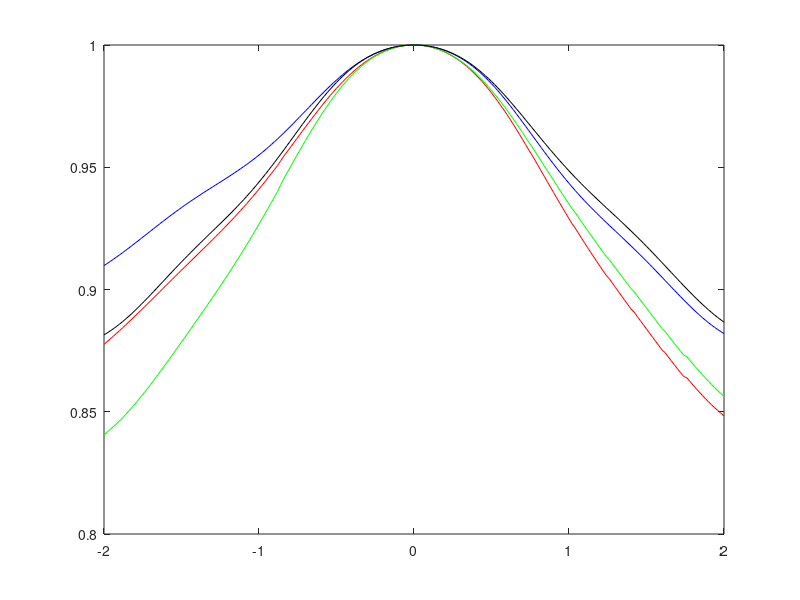

Write the MATLAB code that produced this figure.
STEPSIZE = 1.0; % // must evenly divide 8

x = [0:STEPSIZE:16];
[Y,X] = meshgrid(x,x);

ds = [0:STEPSIZE:8,-8:STEPSIZE:-STEPSIZE];
[yd,xd] = meshgrid(ds);

DS = sqrt(xd.^2+yd.^2);

tol = 1e-5;

MASKWIDTH = 3.0
SIGMOID_STEEPNESS  = 1;
STDEV     =  1

X1 = [8,8]; %//+ rand(1,2);
theta1 = rand()*360;
theta2 = mod( theta1+120 , 360 );
X2 = X1 + 1.4*[cosd(theta1),sind(theta1)]; 
X3 = X1 + 1.4*[cosd(theta2),sind(theta2)]; 
theta3 = mod( theta2-180 + 120 , 360);
theta4 = mod( theta2-180 + 240 , 360);
X4 = X3 + 1.5*[cosd(theta3),sind(theta3)]; 
X5 = X3 + 1.5*[cosd(theta4),sind(theta4)];

% // observed density
d1 = (X-(X1(1))).^2 + (Y-(X1(2))).^2;
d2 = (X-(X2(1))).^2 + (Y-(X2(2))).^2;
d3 = (X-(X3(1))).^2 + (Y-(X3(2))).^2;
d4 = (X-(X4(1))).^2 + (Y-(X4(2))).^2;
d5 = (X-(X5(1))).^2 + (Y-(X5(2))).^2;
fo = exp(-d1/(STDEV*STDEV)) + exp(-d2/(STDEV*STDEV)) + ...
     exp(-d3/(STDEV*STDEV)) + exp(-d4/(STDEV*STDEV)) + ...
     exp(-d5/(STDEV*STDEV)) ;

% // 1 = sharp mask
% // 2 = smooth mask
atmmask1 = abs(DS)<(MASKWIDTH);
atmmask2 = 1./(1 + exp(-SIGMOID_STEEPNESS * (MASKWIDTH-DS)));
atm1   = exp(-DS.^2/(STDEV)^2).*atmmask1;
atm2   = exp(-DS.^2/(STDEV)^2).*atmmask2;

X2low = floor( X2 / STEPSIZE + 1 );
X3low = floor( X3 / STEPSIZE + 1 );
X4low = floor( X4 / STEPSIZE + 1 );
X5low = floor( X5 / STEPSIZE + 1 );
X2coeff =  X2 / STEPSIZE + 1 - X2low;
X3coeff =  X3 / STEPSIZE + 1 - X3low;
X4coeff =  X4 / STEPSIZE + 1 - X4low;
X5coeff =  X5 / STEPSIZE + 1 - X5low;

impulse = zeros( size(X) );
	impulse( X2low(1)   , X2low(2) )   = impulse( X2low(1)   , X2low(2) )  + (1-X2coeff(1))*(1-X2coeff(2));
	impulse( X2low(1)+1 , X2low(2) )   = impulse( X2low(1)+1 , X2low(2) )  + (X2coeff(1))*(1-X2coeff(2));
	impulse( X2low(1)   , X2low(2)+1 ) = impulse( X2low(1)   , X2low(2)+1 ) + (1-X2coeff(1))*(X2coeff(2));
	impulse( X2low(1)+1 , X2low(2)+1 ) = impulse( X2low(1)+1 , X2low(2)+1 ) + (X2coeff(1))*(X2coeff(2));
% //---
	impulse( X3low(1)   , X3low(2) )   = impulse( X3low(1)   , X3low(2) ) + (1-X3coeff(1))*(1-X3coeff(2));
	impulse( X3low(1)+1 , X3low(2) )   = impulse( X3low(1)+1 , X3low(2) ) + (X3coeff(1))*(1-X3coeff(2));
	impulse( X3low(1)   , X3low(2)+1 ) = impulse( X3low(1)   , X3low(2)+1 ) + (1-X3coeff(1))*(X3coeff(2));
	impulse( X3low(1)+1 , X3low(2)+1 ) = impulse( X3low(1)+1 , X3low(2)+1 ) + (X3coeff(1))*(X3coeff(2));
% //---
	impulse( X4low(1)   , X4low(2) )   = impulse( X4low(1)   , X4low(2) ) + (1-X4coeff(1))*(1-X4coeff(2));
	impulse( X4low(1)+1 , X4low(2) )   = impulse( X4low(1)+1 , X4low(2) ) + (  X4coeff(1))*(1-X4coeff(2));
	impulse( X4low(1)   , X4low(2)+1 ) = impulse( X4low(1)   , X4low(2)+1 ) + (1-X4coeff(1))*(  X4coeff(2));
	impulse( X4low(1)+1 , X4low(2)+1 ) = impulse( X4low(1)+1 , X4low(2)+1 ) + (  X4coeff(1))*(  X4coeff(2));
% //---
	impulse( X5low(1)   , X5low(2) )   = impulse( X5low(1)   , X5low(2) ) + (1-X5coeff(1))*(1-X5coeff(2));
	impulse( X5low(1)+1 , X5low(2) )   = impulse( X5low(1)+1 , X5low(2) ) + (  X5coeff(1))*(1-X5coeff(2));
	impulse( X5low(1)   , X5low(2)+1 ) = impulse( X5low(1)   , X5low(2)+1 ) + (1-X5coeff(1))*(  X5coeff(2));
	impulse( X5low(1)+1 , X5low(2)+1 ) = impulse( X5low(1)+1 , X5low(2)+1 ) + (  X5coeff(1))*(  X5coeff(2));
% //---


for noffset = 1:201
	offset = 0.02*(noffset-101);
	X_dx = X1+[offset , 0];
	X_dy = X1+[0 , offset];

	% // put a spike at each atom location ...
	Xdxlow = floor( X_dx / STEPSIZE + 1 );
	Xdylow = floor( X_dy / STEPSIZE + 1 );
	Xdxcoeff =  X_dx / STEPSIZE + 1 - Xdxlow;
	Xdycoeff =  X_dy / STEPSIZE + 1 - Xdylow;

	impulse_dx = impulse;
	impulse_dy = impulse;
		impulse_dx( Xdxlow(1)   , Xdxlow(2) )   = impulse_dx( Xdxlow(1)   , Xdxlow(2) ) + (1-Xdxcoeff(1))*(1-Xdxcoeff(2));
		impulse_dx( Xdxlow(1)+1 , Xdxlow(2) )   = impulse_dx( Xdxlow(1)+1 , Xdxlow(2) ) + (Xdxcoeff(1))*(1-Xdxcoeff(2));
		impulse_dx( Xdxlow(1)   , Xdxlow(2)+1 ) = impulse_dx( Xdxlow(1)   , Xdxlow(2)+1 ) + (1-Xdxcoeff(1))*(Xdxcoeff(2));
		impulse_dx( Xdxlow(1)+1 , Xdxlow(2)+1 ) = impulse_dx( Xdxlow(1)+1 , Xdxlow(2)+1 ) + (Xdxcoeff(1))*(Xdxcoeff(2));
	% //---
		impulse_dy( Xdylow(1)   , Xdylow(2) )   = impulse_dy( Xdylow(1)   , Xdylow(2) ) + (1-Xdycoeff(1))*(1-Xdycoeff(2));
		impulse_dy( Xdylow(1)+1 , Xdylow(2) )   = impulse_dy( Xdylow(1)+1 , Xdylow(2) ) + (Xdycoeff(1))*(1-Xdycoeff(2));
		impulse_dy( Xdylow(1)   , Xdylow(2)+1 ) = impulse_dy( Xdylow(1)   , Xdylow(2)+1 ) + (1-Xdycoeff(1))*(Xdycoeff(2));
		impulse_dy( Xdylow(1)+1 , Xdylow(2)+1 ) = impulse_dy( Xdylow(1)+1 , Xdylow(2)+1 ) + (Xdycoeff(1))*(Xdycoeff(2));

	% // ... and convolute to compute fc
	fc_dx = real(ifft2( fft2(atm1).*fft2(impulse_dx) ));
	fc_dy = real(ifft2( fft2(atm1).*fft2(impulse_dy) ));

	d1x = (X-(X_dx(1))).^2 + (Y-(X_dx(2))).^2;
	d1y = (X-(X_dy(1))).^2 + (Y-(X_dy(2))).^2;
	d2 = (X-(X2(1))).^2 + (Y-(X2(2))).^2;
	d3 = (X-(X3(1))).^2 + (Y-(X3(2))).^2;
	d4 = (X-(X4(1))).^2 + (Y-(X4(2))).^2;
	d5 = (X-(X5(1))).^2 + (Y-(X5(2))).^2;
	fc_dx = exp(-d1x/(STDEV*STDEV)) + exp(-d2/(STDEV*STDEV)) + ...
	     exp(-d3/(STDEV*STDEV)) + exp(-d4/(STDEV*STDEV)) + ...
	     exp(-d5/(STDEV*STDEV)) ;
	fc_dy = exp(-d1y/(STDEV*STDEV)) + exp(-d2/(STDEV*STDEV)) + ...
	     exp(-d3/(STDEV*STDEV)) + exp(-d4/(STDEV*STDEV)) + ...
	     exp(-d5/(STDEV*STDEV)) ;

	% // ... also mask ea. fc
	resmask_dx_smooth = 1./(1 + exp(-SIGMOID_STEEPNESS * (fc_dx)));
	resmask_dx_sharp = abs(fc_dx)>tol;
	resmask_dy_smooth = 1./(1 + exp(-SIGMOID_STEEPNESS * (fc_dy)));
	resmask_dy_sharp = abs(fc_dx)>tol;

	% // wted CC
	Cdx_sm(noffset) = sum(sum( fc_dx .* resmask_dx_smooth ));
	Cdx_sh(noffset) = sum(sum( fc_dx .* resmask_dx_sharp ));
	Cdy_sm(noffset) = sum(sum( fc_dy .* resmask_dy_smooth ));
	Cdy_sh(noffset) = sum(sum( fc_dy .* resmask_dy_sharp ));
	Odx_sm(noffset) = sum(sum( fo .* resmask_dx_smooth ));
	Odx_sh(noffset) = sum(sum( fo .* resmask_dx_sharp ));
	Ody_sm(noffset) = sum(sum( fo .* resmask_dy_smooth ));
	Ody_sh(noffset) = sum(sum( fo .* resmask_dy_sharp ));
	Cdx2_sm(noffset) = sum(sum( fc_dx .* fc_dx .* resmask_dx_smooth ));
	Cdx2_sh(noffset) = sum(sum( fc_dx .* fc_dx .* resmask_dx_sharp ));
	Cdy2_sm(noffset) = sum(sum( fc_dy .* fc_dy .* resmask_dy_smooth ));
	Cdy2_sh(noffset) = sum(sum( fc_dy .* fc_dy .* resmask_dy_sharp ));
	Odx2_sm(noffset) = sum(sum( fo .* fo  .* resmask_dx_smooth ));
	Odx2_sh(noffset) = sum(sum( fo .* fo  .* resmask_dx_sharp ));
	Ody2_sm(noffset) = sum(sum( fo .* fo  .* resmask_dy_smooth ));
	Ody2_sh(noffset) = sum(sum( fo .* fo  .* resmask_dy_sharp ));
	Ndx_sm(noffset) = sum(sum( resmask_dx_smooth ));
	Ndx_sh(noffset) = sum(sum( resmask_dx_sharp ));
	Ndy_sm(noffset) = sum(sum( resmask_dy_smooth ));
	Ndy_sh(noffset) = sum(sum( resmask_dy_sharp ));
	OCdx_sm(noffset) = sum(sum( fc_dx .* fo  .* resmask_dx_smooth ));
	OCdx_sh(noffset) = sum(sum( fc_dx .* fo  .* resmask_dx_sharp ));
	OCdy_sm(noffset) = sum(sum( fc_dy .* fo  .* resmask_dy_smooth ));
	OCdy_sh(noffset) = sum(sum( fc_dy .* fo  .* resmask_dy_sharp ));

	cc_dx_sm(noffset) = (Ndx_sm(noffset)*OCdx_sm(noffset) - Odx_sm(noffset) .* Cdx_sm(noffset)) / ...
	                               sqrt( ( Ndx_sm(noffset)*Cdx2_sm(noffset) - Cdx_sm(noffset)*Cdx_sm(noffset) )* ...
	                                     ( Ndx_sm(noffset)*Odx2_sm(noffset) - Odx_sm(noffset)*Odx_sm(noffset) ) );
	cc_dx_sh(noffset) = (Ndx_sh(noffset)*OCdx_sh(noffset) - Odx_sh(noffset) .* Cdx_sh(noffset)) / ...
	                               sqrt( ( Ndx_sh(noffset)*Cdx2_sh(noffset) - Cdx_sh(noffset)*Cdx_sh(noffset) )* ...
	                                     ( Ndx_sh(noffset)*Odx2_sh(noffset) - Odx_sh(noffset)*Odx_sh(noffset) ) );
	cc_dy_sm(noffset) = (Ndy_sm(noffset)*OCdy_sm(noffset) - Ody_sm(noffset) .* Cdy_sm(noffset)) / ...
	                               sqrt( ( Ndy_sm(noffset)*Cdy2_sm(noffset) - Cdy_sm(noffset)*Cdy_sm(noffset) )* ...
	                                     ( Ndy_sm(noffset)*Ody2_sm(noffset) - Ody_sm(noffset)*Ody_sm(noffset) ) );
	cc_dy_sh(noffset) = (Ndy_sh(noffset)*OCdy_sh(noffset) - Ody_sh(noffset) .* Cdy_sh(noffset)) / ...
	                               sqrt( ( Ndy_sh(noffset)*Cdy2_sh(noffset) - Cdy_sh(noffset)*Cdy_sh(noffset) )* ...
	                                     ( Ndy_sh(noffset)*Ody2_sh(noffset) - Ody_sh(noffset)*Ody_sh(noffset) ) );
	offsets(noffset) = offset;
end 

 plot( offsets, cc_dx_sh,'r', offsets, cc_dx_sm,'b', offsets, cc_dy_sh,'g', offsets, cc_dy_sm,'k')
